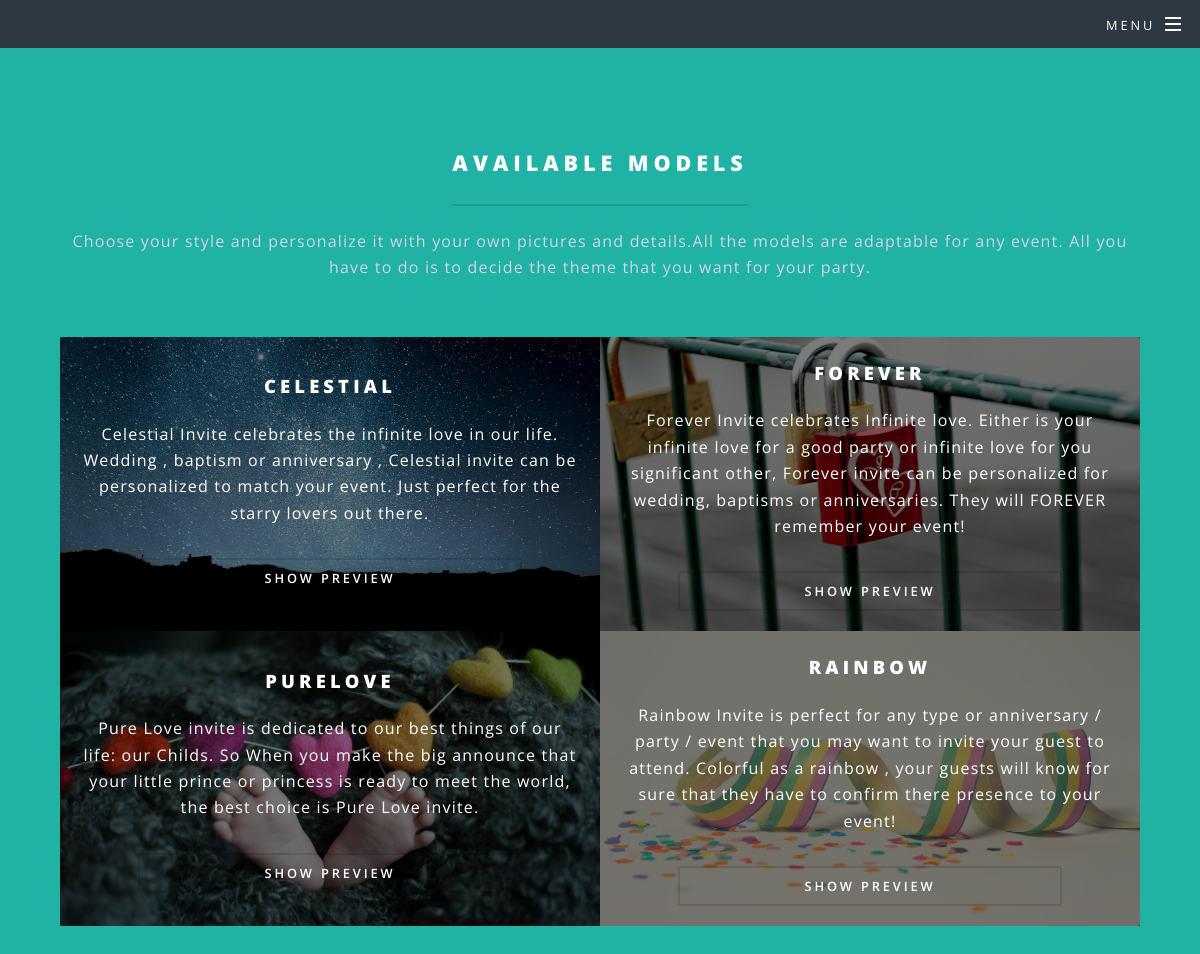
The app's page /models/ with its own data.
### models/models.py (models this page shows, shortened)
class Model(models.Model):
    name = models.CharField(max_length=100)
    description = models.TextField()
    image = models.ImageField(upload_to='model_images/')

### models/views.py (the view)
# urls.py: path('', views.models_view, name='models'),
def models_view(request):
    models = Model.objects.all()
    if request.user.is_authenticated:
        template_name = 'models/models_dashboard.html'
    else:
        template_name = 'models/models.html'
    return render(request, template_name, {'models': models})

### templates/models/models.html (shortened to what this page needs)
{% extends 'base.html' %}
{% load static %}
{% block content %}
    <div id="page-wrapper">
        <section id="three" class="wrapper style3 special">
            <div class="inner">
                <header class="major">
                    <h2>Available models</h2>
                    <p>Choose your style and personalize it with your own pictures and details.All the models are
                        adaptable for any event. All you have to do is to decide the theme that you want for your
                        party. </p>
                </header>
                <ul class="features">
                    {% for model in models %}
                        <li style="background-image: url('{{ model.image.url }}'); background-size: cover; background-position: center; position: relative; padding: 20px; color: white;">
                            <div style="background-color: rgba(0, 0, 0, 0.5); position: absolute; top: 0; right: 0; bottom: 0; left: 0;"></div>
                            <div class="content" style="position: relative; z-index: 1;display: flex; flex-direction: column; justify-content: center; align-items: center; text-align: center; height: 100%;">
                                <h3>{{ model.name }}</h3>
                                <p>{{ model.description }}</p>
                                <a href="{% url 'template1' model.id %}" class="button fit">Show preview</a>
                            </div>
                        </li>
                    {% endfor %}
                </ul>
            </div>
        </section>
    </div>
{% endblock %}

### templates/base.html (shortened to what this page needs)
{% load static %}
<!DOCTYPE HTML>
<html lang="en">
	<head>
		<link rel="stylesheet" href="{% static 'assets/css/main.css' %}" />
	</head>
<body>
{% include 'navbar.html' %}
{% block content %} {% endblock %}
</body>
</html>

### templates/navbar.html (shortened to what this page needs)
<header id="header" class="alt">
    <nav id="nav">
        <ul>
            <li class="special">
                <a href="#menu" class="menuToggle"><span>Menu</span></a>
            </li>
        </ul>
    </nav>
</header>

### records on screen
Model: image (picture), name "CELESTIAL", description "Celestial Invite celebrates the infinite love in our life. Wedding , baptism or anniversary , Celestial invite can be personalized to match your event. Just perfect for the starry lovers out there."
Model: image (picture), name "FOREVER", description "Forever Invite celebrates Infinite love. Either is your infinite love for a good party or infinite love for you significant other, Forever invite can be personalized for wedding, baptisms or anniversaries. They will FOREVER remember your event!"
Model: image (picture), name "PURELOVE", description "Pure Love invite is dedicated to our best things of our life: our Childs. So When you make the big announce that your little prince or princess is ready to meet the world, the best choice is Pure Love invite."
Model: image (picture), name "RAINBOW", description "Rainbow Invite is perfect for any type or anniversary / party / event that you may want to invite your guest to attend. Colorful as a rainbow , your guests will know for sure that they have to confirm there presence to your event!"
